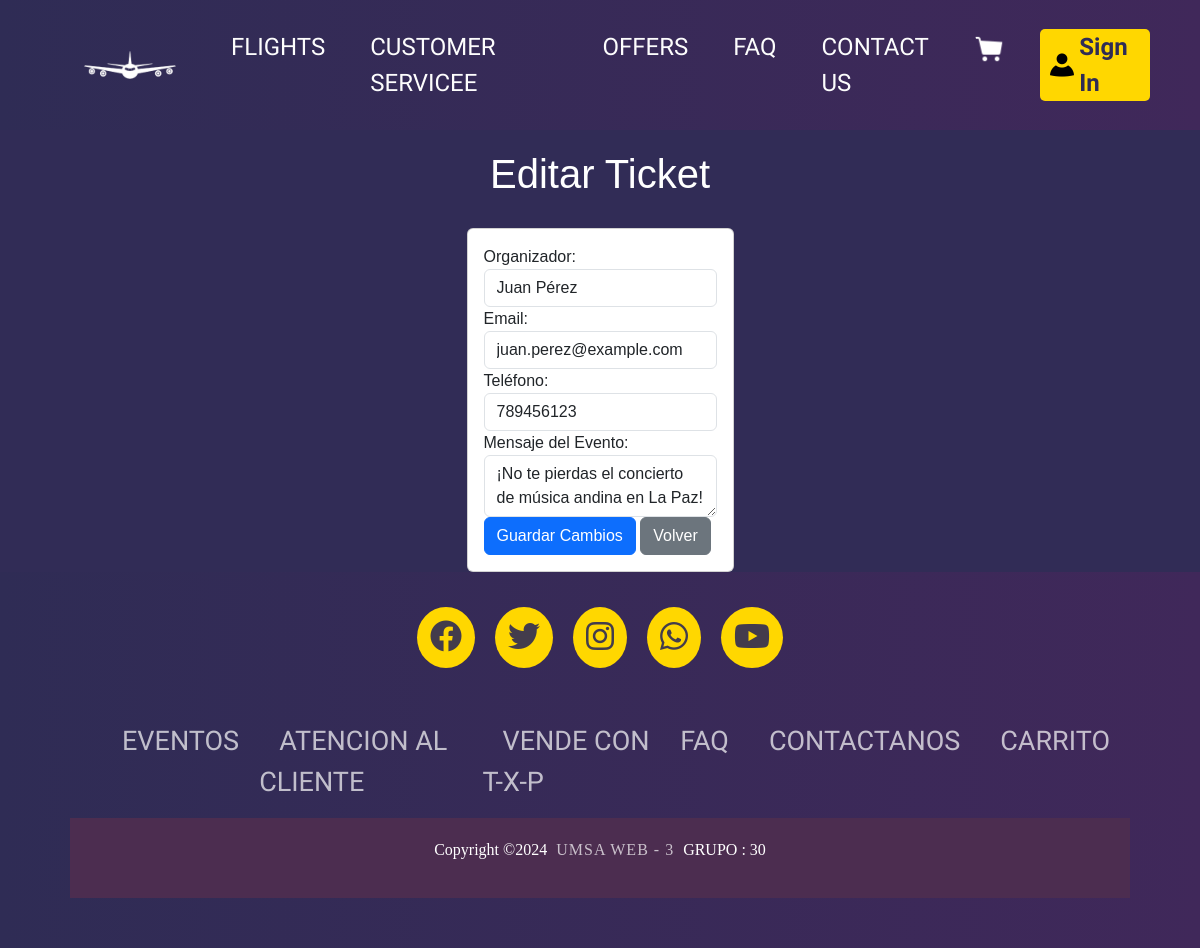
The app's page /admin/vender/edit.php?cod=1 with its own data.
### tables this page shows
CREATE TABLE `vender` (
  `id` int NOT NULL,
  `organizador` varchar(100) NOT NULL,
  `email` varchar(100) NOT NULL,
  `telefono` varchar(15) NOT NULL,
  `id_evento` int NOT NULL,
  `evento_mensaje` text NOT NULL
);

### admin/vender/edit.php (the view, shortened to what this page needs)
<?php
$db = conectarDB();
if (isset($_GET['cod'])) {
    $id = intval($_GET['cod']);
    $query = "SELECT * FROM vender WHERE id = $id";
    $result = mysqli_query($db, $query);
    $TicketXPress = mysqli_fetch_assoc($result);
}
?>
<div class="tablas">
<section class="col-sm-6">
    <h1>Editar Ticket</h1>
</section>
<section class="content">
    <div class="card">
        <div class="card-body">
            <form method="POST">
                <div class="form-group">
                    <label>Organizador:</label>
                    <input type="text" name="organizador" class="form-control" value="<?php echo $TicketXPress['organizador']; ?>" required>
                </div>
                <div class="form-group">
                    <label>Email:</label>
                    <input type="email" name="email" class="form-control" value="<?php echo $TicketXPress['email']; ?>" required>
                </div>
                <div class="form-group">
                    <label>Teléfono:</label>
                    <input type="text" name="telefono" class="form-control" value="<?php echo $TicketXPress['telefono']; ?>" required>
                </div>
                <div class="form-group">
                    <label>Mensaje del Evento:</label>
                    <textarea name="evento_mensaje" class="form-control" required><?php echo $TicketXPress['evento_mensaje']; ?></textarea>
                </div>
                <button type="submit" class="btn btn-primary">Guardar Cambios</button>
                <a href="/TicketXPress/admin/vender/list.php" class="btn btn-secondary">Volver</a>
            </form>
        </div>
    </div>
</section>
</div>
<html>
    <link rel="stylesheet" href="/TicketXPress/build/css/tablas.css">
</html>

### build/css/app.css (style rules this page uses)
body, html { margin: 0%; padding: 0%; width: 100%; }

### build/css/tablas.css (style rules this page uses)
body { background-color: #312C56; font-family: Arial, sans-serif; }
h1 { text-align: center; margin-bottom: 30px; }
.tablas { display: flex; flex-direction: column; align-items: center; justify-content: center; margin-top: 20px; }
.col-sm-6 { color: white; }

### records on screen
vender: organizador "Juan Pérez", email "juan.perez@example.com", telefono "789456123", evento_mensaje "¡No te pierdas el concierto de música andina en La Paz!"
